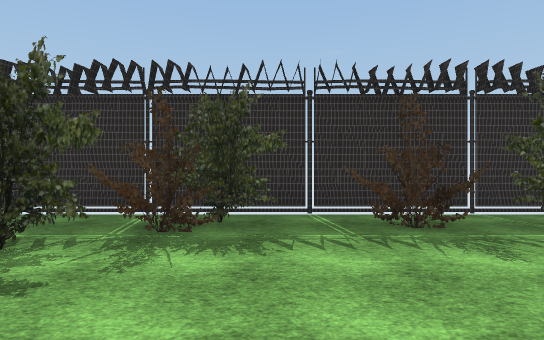
view 1 (above)

16 first-person views from a walk through a scene from a Unity 3-D project. The camera is 1.5 m above the floor, looks level and sees 75° across. The floor is counted in squares, 2 m on a side. Each view is taken from the middle of a square. On the plan, view 1 faces up. The plan holds only what a view shows up to about 11 squares ahead; the rest is blank. The place goes on beyond the plan. Some surface patterns are stand-ins.

view 2
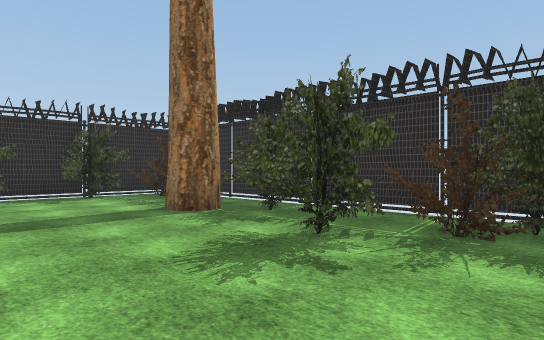

view 3
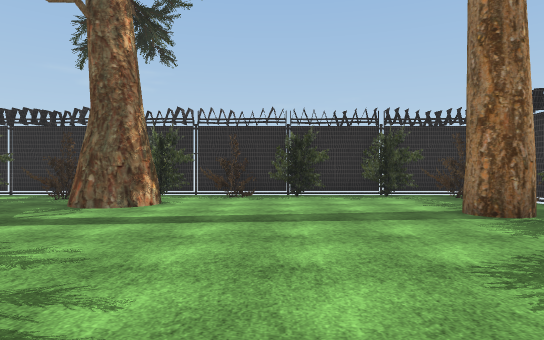

view 4
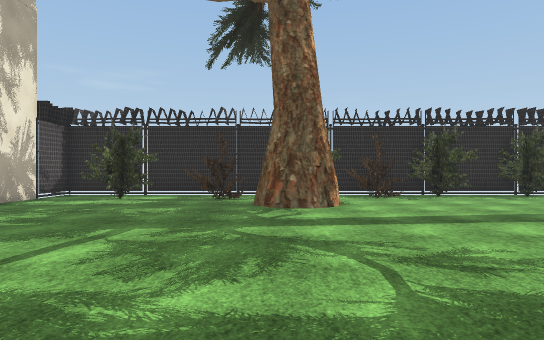

view 5
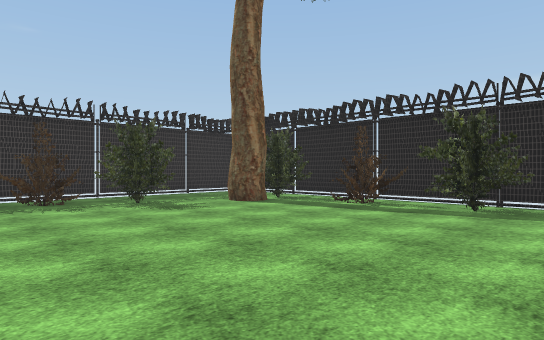

view 6
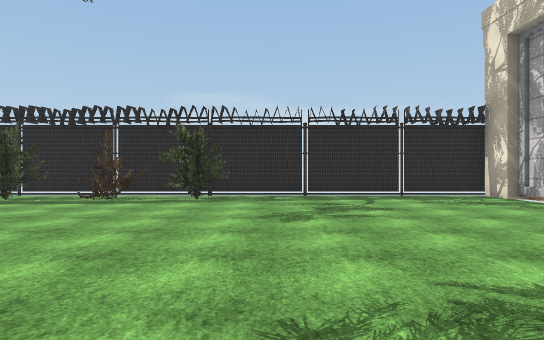

view 7
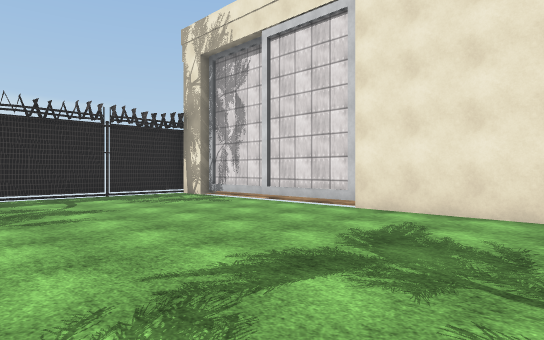

view 8
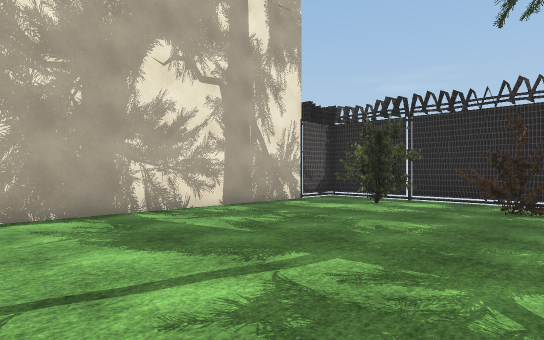

view 9
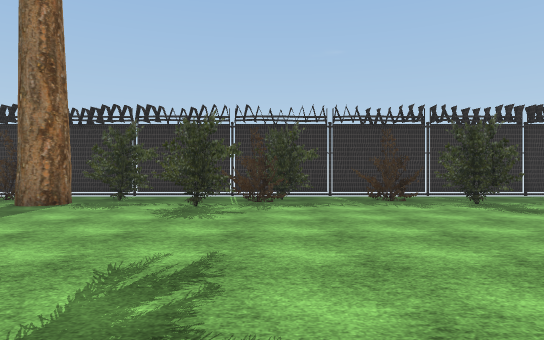

view 10
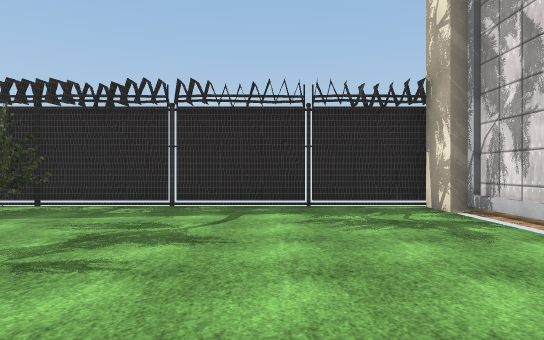

view 11
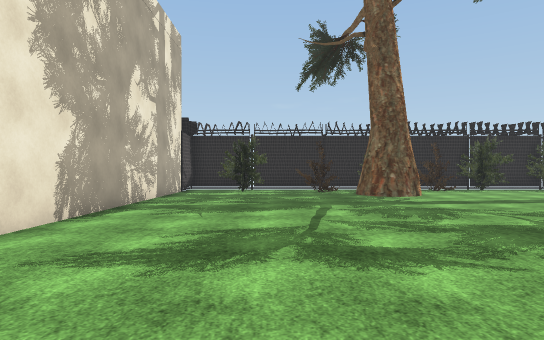

view 12
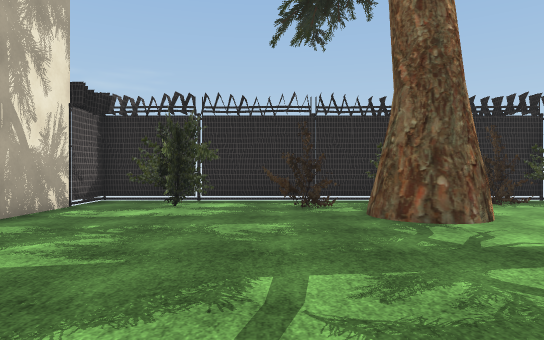

view 13
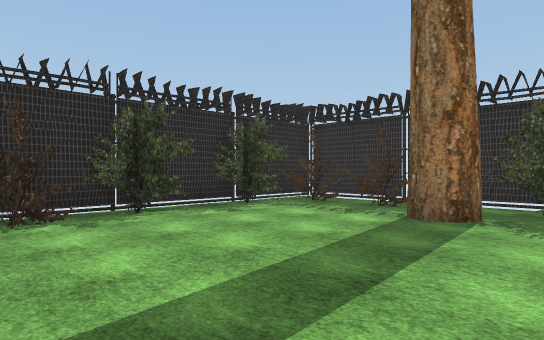

view 14
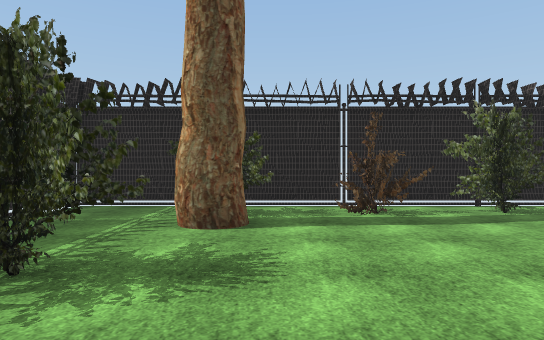

view 15
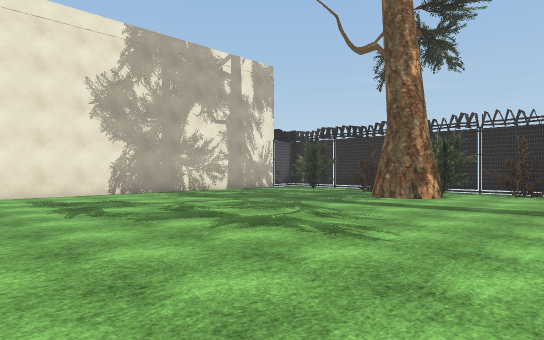

view 16
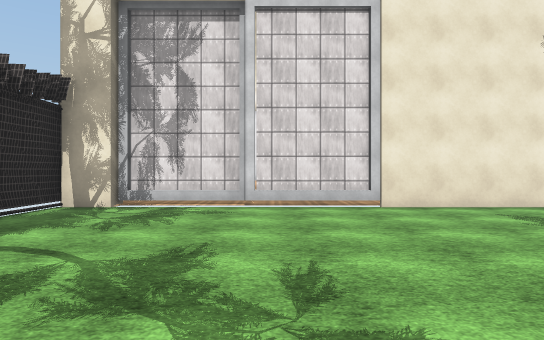

### Floor plan
Key: @ floor where view 1 was taken; # wall or solid block; . floor; O other object.
Columns run from 11 left of view 1 to 9 right of it. Each row starts with its distance up from view 1.
  6 #OO#OOOOOOOOOOOOOOOO
  5 #OOOO#OO OOOOO......
  4 OO#O.#O.O#O..OOO....
  3 #O......OO....OO.#O##
  2 #................#OO#
  1 OOO...............OO
  0 ##.........@......OO
 -1 ###.................
 -2  #................OO
 -3  ####.............OO
 -4 ####................
 -5 ##O.................
 -6 #.O................O
 -7 O...................
 -8 #OO.................
 -9 #O.................O
-10 OO..................#
-11   ###   #############

Positions as (right, up) in squares from view 1, and headings:
1: (0, 0), facing up
2: (0, 0), facing up-left
3: (0, 0), facing left
4: (0, -4), facing left
5: (0, -4), facing up-right
6: (-2, -4), facing right
7: (-2, -4), facing down-right
8: (-2, -4), facing down-left
9: (-1, -4), facing up
10: (1, -7), facing right
11: (3, -7), facing left
12: (-2, -6), facing left
13: (-4, -2), facing up-left
14: (1, 2), facing right
15: (2, 1), facing down-left
16: (4, -3), facing down
